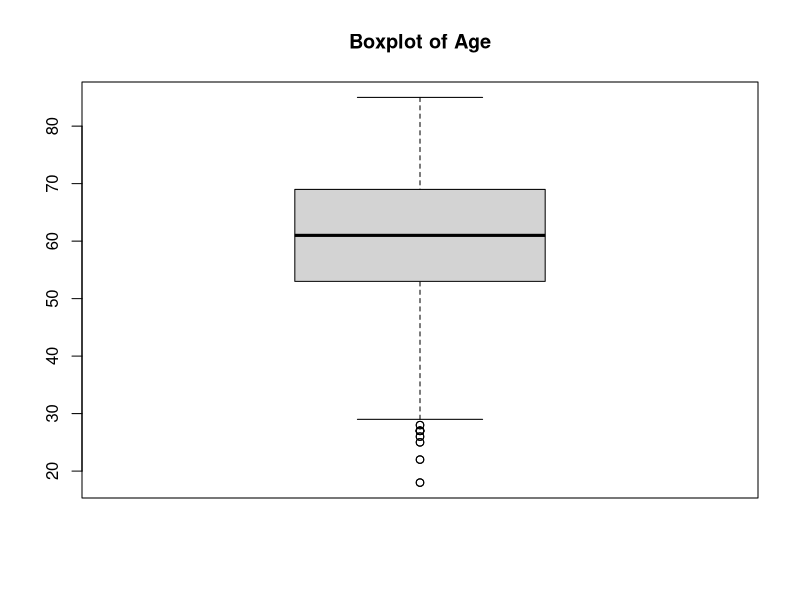
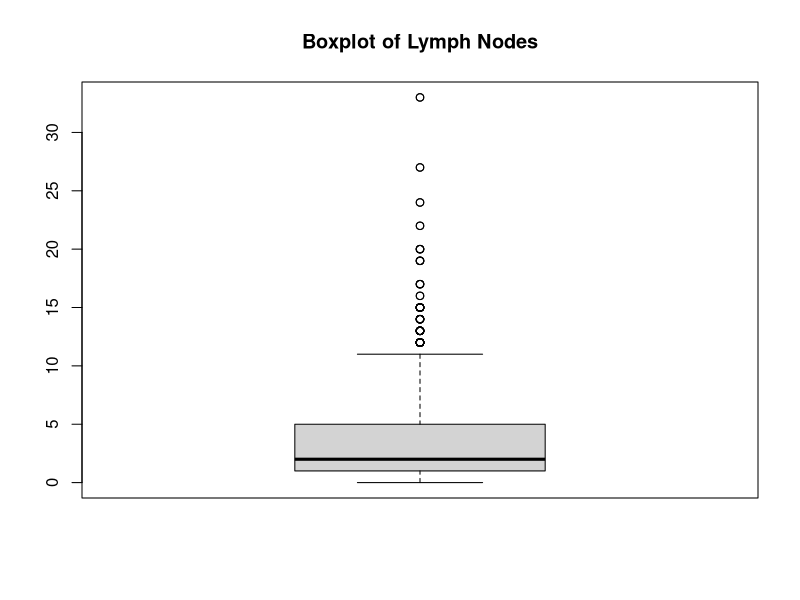
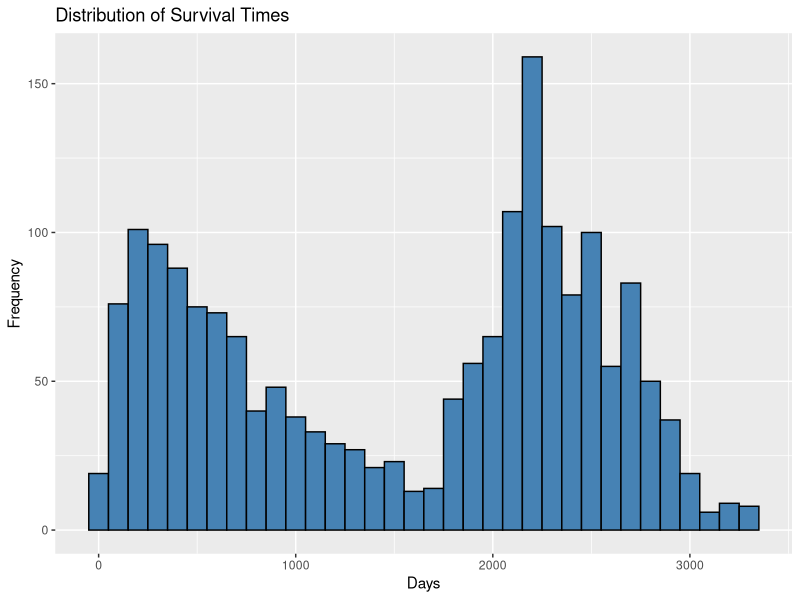
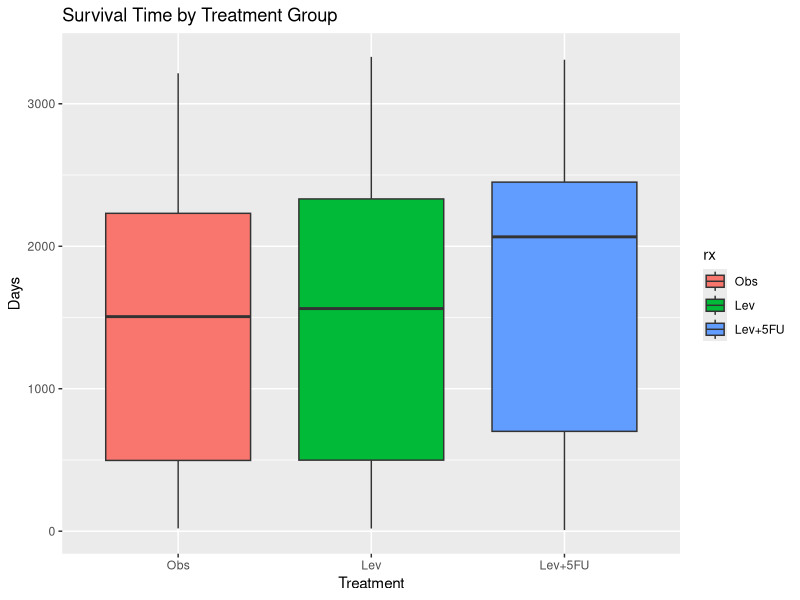
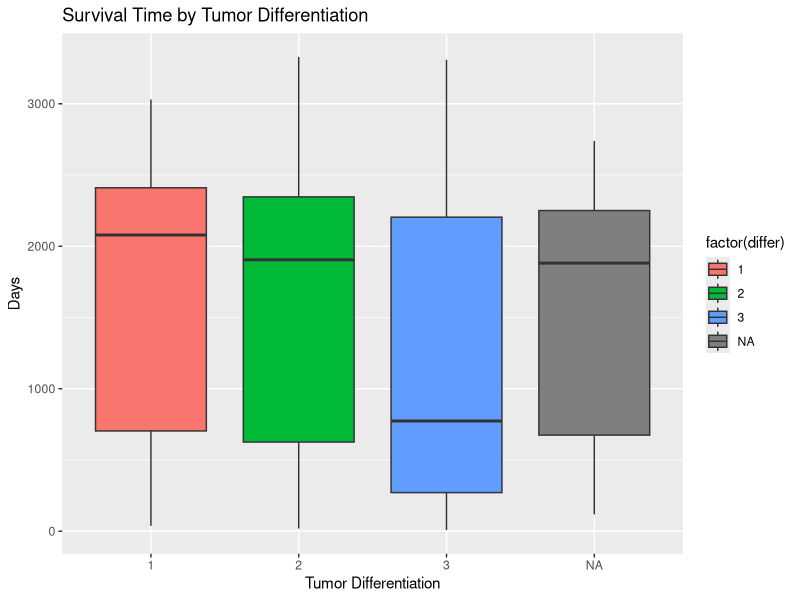
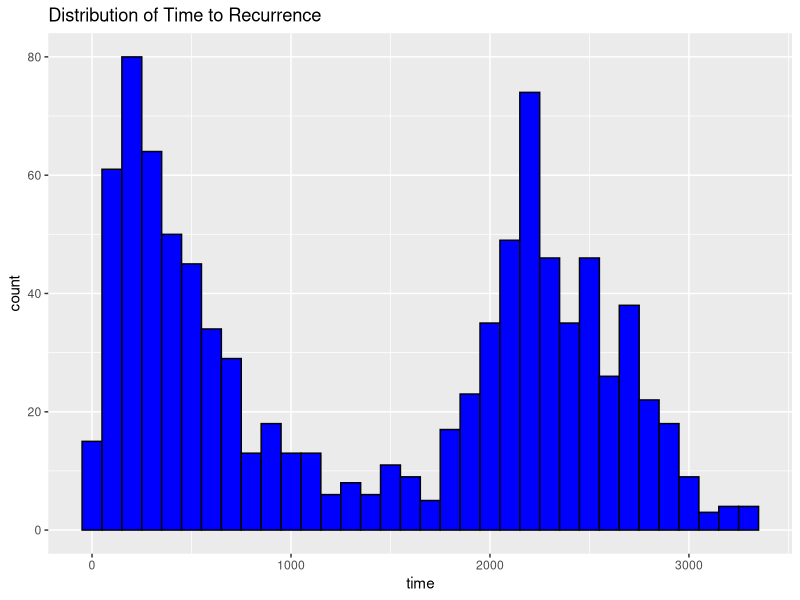
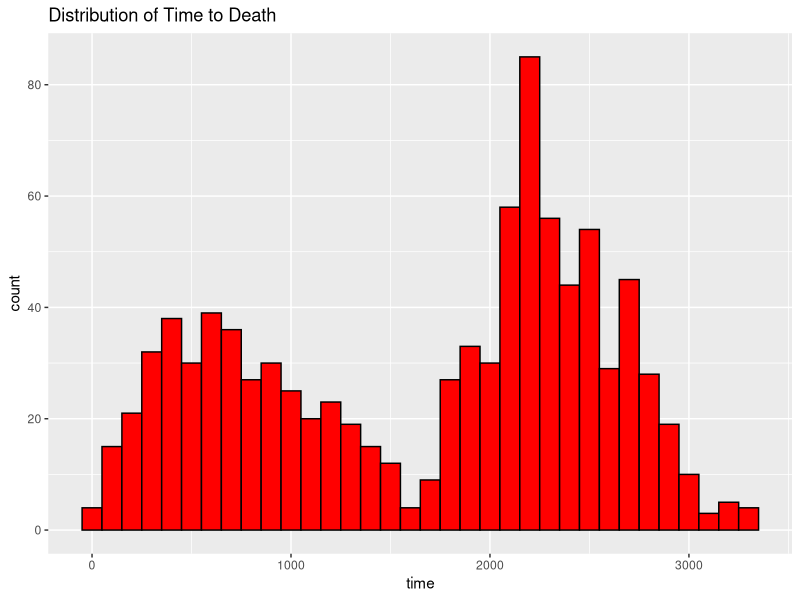
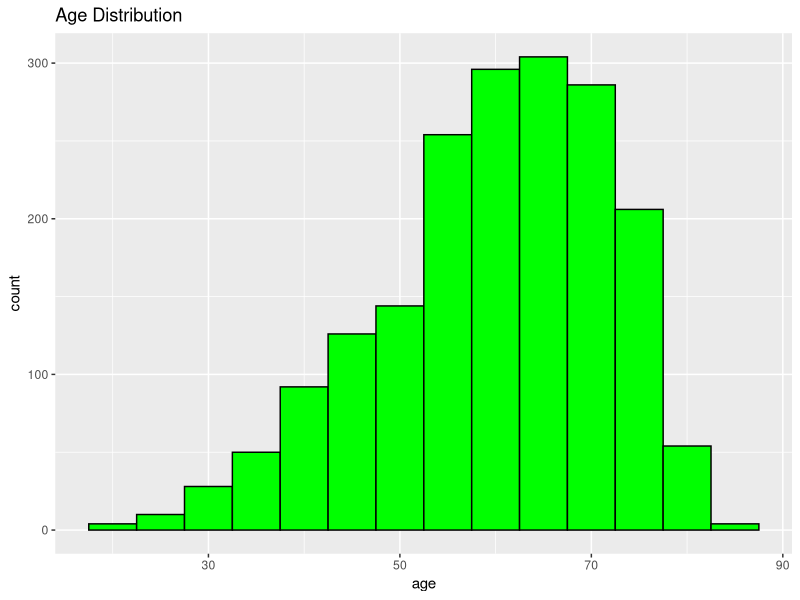

Write the R code that produced these figures, in order.
############## Load and Import the Dataset ####################
# Install and load necessary packages
if (!require("survival")) install.packages("survival", dependencies=TRUE)
library(survival)

# Load the dataset
data("colon")

# Make a copy to avoid modifying the original dataset
colon_data <- colon

############## Step 2: Explore the Dataset ####################
# View the first few rows
head(colon_data)

# Check the structure of the dataset
str(colon_data)

# Get summary statistics
summary(colon_data)

# Check for outliers in key variables (e.g., age, nodes)
boxplot(colon$age, main = "Boxplot of Age")
boxplot(colon$nodes, main = "Boxplot of Lymph Nodes")

# Check for missing values
colSums(is.na(colon_data))

############## Step 3: Define Censoring Variables ####################

# Check unique values for the censoring variables
table(colon_data$status)
table(colon_data$etype)

# Create a survival object for recurrence (etype = 1)
colon_recurrence <- colon[colon$etype == 1, ]
colon_recurrence$status <- as.numeric(colon_recurrence$status == 1)  # Event = 1 (recurrence)

# Create a survival object for death (etype = 2)
colon_death <- colon[colon$etype == 2, ]
colon_death$status <- as.numeric(colon_death$status == 1)  # Event = 1 (death)

##############  Step 4: Perform Descriptive Analysis ####################

# Load visualization package
if (!require("ggplot2")) install.packages("ggplot2", dependencies=TRUE)
library(ggplot2)

# Histogram of survival time
ggplot(colon_data, aes(x=time)) + 
  geom_histogram(binwidth=100, fill="steelblue", color="black") +
  labs(title="Distribution of Survival Times", x="Days", y="Frequency")

# Boxplot of survival time by treatment
ggplot(colon_data, aes(x=rx, y=time, fill=rx)) + 
  geom_boxplot() +
  labs(title="Survival Time by Treatment Group", x="Treatment", y="Days")

# Boxplot of survival time by tumor differentiation
ggplot(colon_data, aes(x=factor(differ), y=time, fill=factor(differ))) + 
  geom_boxplot() +
  labs(title="Survival Time by Tumor Differentiation", x="Tumor Differentiation", y="Days")

##########################################################
# Distribution of survival times
ggplot(colon_recurrence, aes(x = time)) + geom_histogram(binwidth = 100, fill = "blue", color = "black") + ggtitle("Distribution of Time to Recurrence")
ggplot(colon_death, aes(x = time)) + geom_histogram(binwidth = 100, fill = "red", color = "black") + ggtitle("Distribution of Time to Death")

# Summary statistics for survival times
summary(colon_recurrence$time)
summary(colon_death$time)

# Distribution of covariates (e.g., age, nodes)
ggplot(colon, aes(x = age)) + geom_histogram(binwidth = 5, fill = "green", color = "black") + ggtitle("Age Distribution")
ggplot(colon, aes(x = nodes)) + geom_histogram(binwidth = 1, fill = "purple", color = "black") + ggtitle("Distribution of Lymph Nodes")
